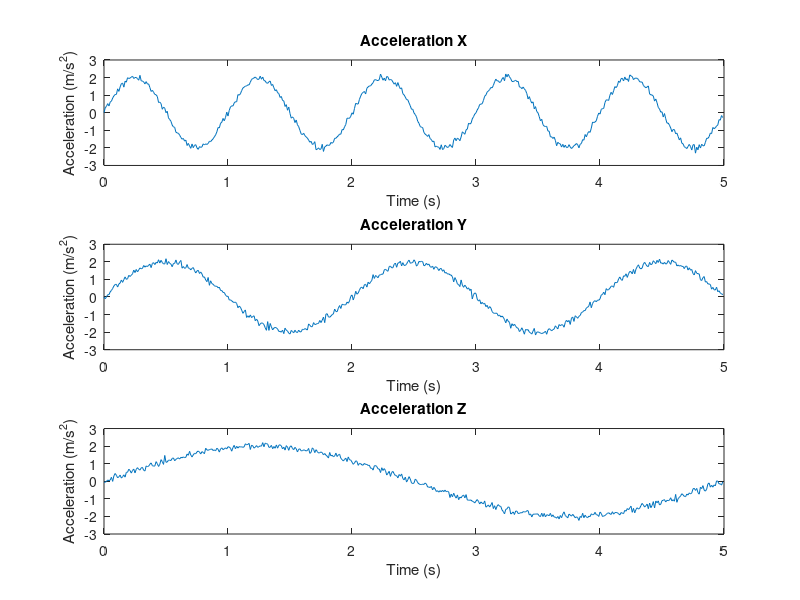
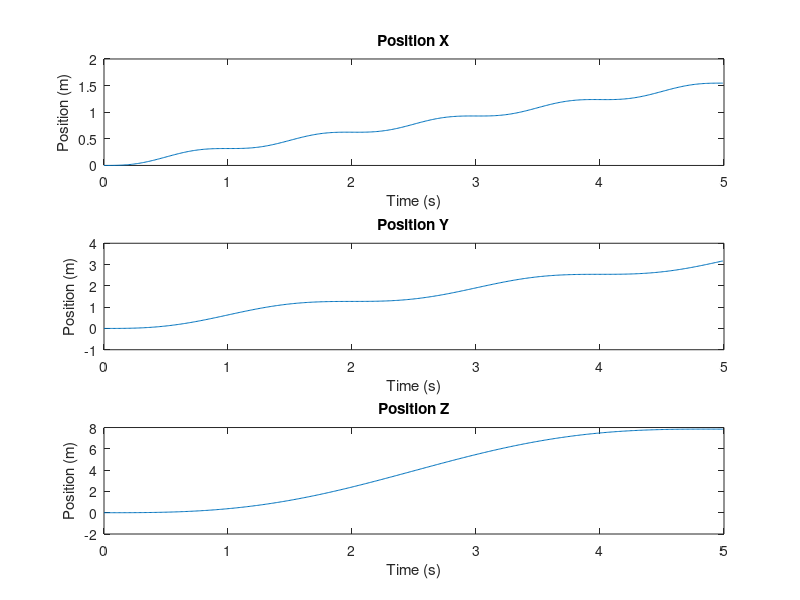

Reproduce these figures in MATLAB, in order. (Note: this script raises an error after producing the figures.)
sampleRate = 100; 
duration = 5;    % длительность симуляции
numSamples = sampleRate * duration;

% вектор, содержащий временные метки
time = (0:numSamples-1) / sampleRate;

amplitude = 2;  
noise = 0.1;    % наложение шума
accelX = amplitude * sin(2 * pi * 1 * time) + noise * randn(1, numSamples);
accelY = amplitude * sin(2 * pi * 0.5 * time) + noise * randn(1, numSamples);
accelZ = amplitude * sin(2 * pi * 0.2 * time) + noise * randn(1, numSamples);


figure;
subplot(3, 1, 1);
plot(time, accelX);
title('Acceleration X');
xlabel('Time (s)');
ylabel('Acceleration (m/s^2)');

subplot(3, 1, 2);
plot(time, accelY);
title('Acceleration Y');
xlabel('Time (s)');
ylabel('Acceleration (m/s^2)');

subplot(3, 1, 3);
plot(time, accelZ);
title('Acceleration Z');
xlabel('Time (s)');
ylabel('Acceleration (m/s^2)');

% вычисление скоростей по осям x, y и z
velocityX = cumtrapz(time, accelX);
velocityY = cumtrapz(time, accelY);
velocityZ = cumtrapz(time, accelZ);

% вычисление координат x, y и z
positionX = cumtrapz(time, velocityX);
positionY = cumtrapz(time, velocityY);
positionZ = cumtrapz(time, velocityZ);

% создание датасета
ImuSimulationDataset = [time', positionX', positionY', positionZ'];


figure;
subplot(3, 1, 1);
plot(time, positionX);
title('Position X');
xlabel('Time (s)');
ylabel('Position (m)');

subplot(3, 1, 2);
plot(time, positionY);
title('Position Y');
xlabel('Time (s)');
ylabel('Position (m)');

subplot(3, 1, 3);
plot(time, positionZ);
title('Position Z');
xlabel('Time (s)');
ylabel('Position (m)');

FlightDataset = readmatrix('Dataset.csv');

xgr=FlightDataset(:,1);
ygr=FlightDataset(:,2);
zgr=FlightDataset(:,3);
figure;
subplot(1, 2, 1);
plot(xgr,ygr);
title('Drone Flight Trajectory');
xlabel('localPosition.x');
ylabel('localPosition.y');

subplot(1, 2, 2);
plot3(xgr,ygr,abs(zgr));

RealDataset = readmatrix('RealData.xlsx');

vx_real = diff(RealDataset(:,2)) ./ diff(RealDataset(:,1)); % скорость по x
vy_real = diff(RealDataset(:,3)) ./ diff(RealDataset(:,1)); % скорость по y
vz_real = diff(RealDataset(:,4)) ./ diff(RealDataset(:,1)); % скорость по z

ax_real = diff(RealDataset(:,2)) ./ diff(RealDataset(:,1)); 
ay_real = diff(RealDataset(:,3)) ./ diff(RealDataset(:,1)); 
az_real = diff(RealDataset(:,4)) ./ diff(RealDataset(:,1));

dataset_acc_real=[RealDataset(1:size(RealDataset)-1,1),ax_real,ay_real,az_real];
fis_tr_data_ax_real=dataset_acc_real(1:size(dataset_acc_real)/2,1:2);
fis_tr_data_ay_real=dataset_acc_real(1:size(dataset_acc_real)/2,1:3);
fis_tr_data_az_real=dataset_acc_real(1:size(dataset_acc_real)/2,1:4);











